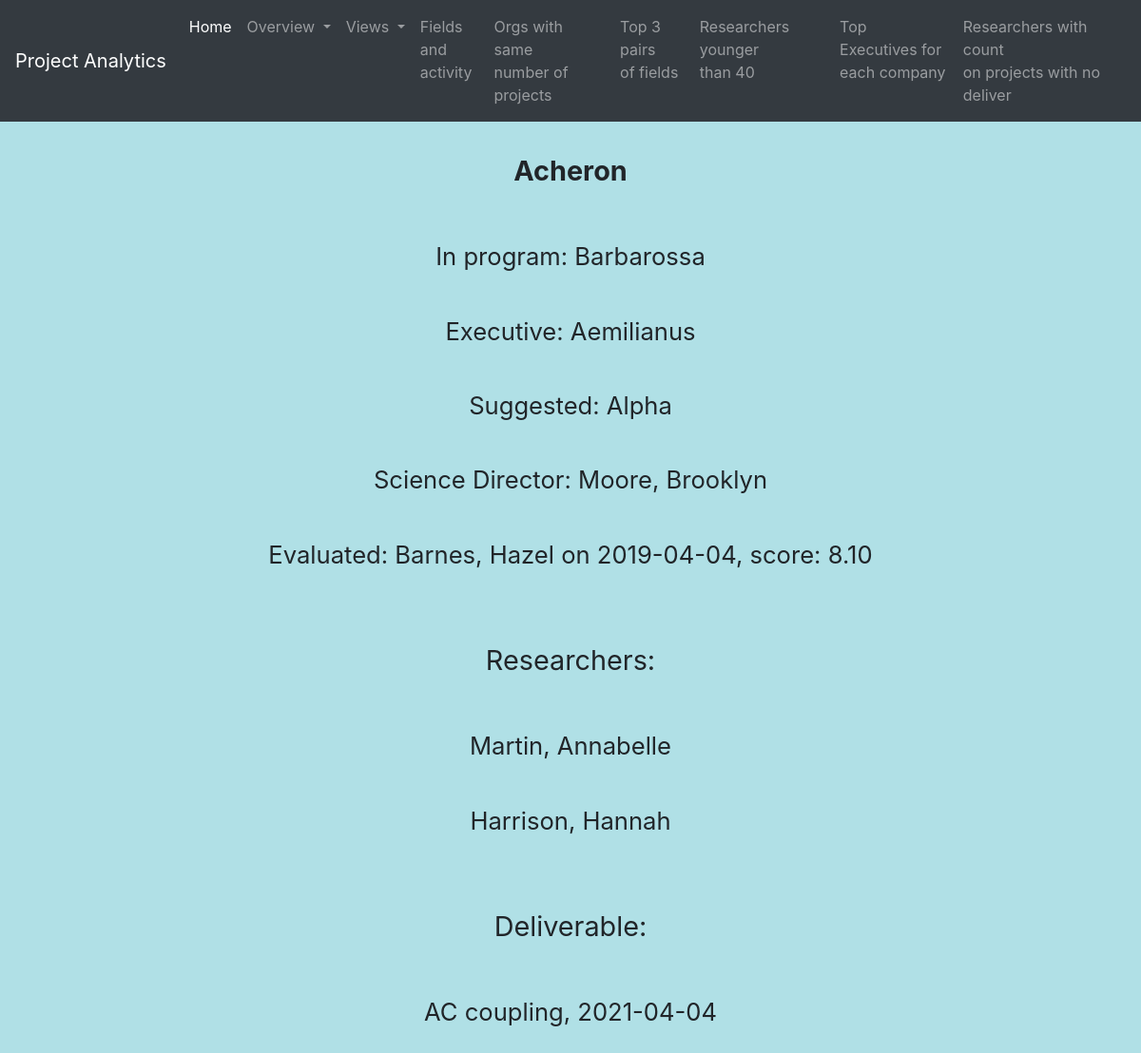
The app's page /frontend/see_project.php?varname1=1 with its own data.
### tables this page shows
CREATE TABLE IF NOT EXISTS `project` (
  `project_id` INT NOT NULL AUTO_INCREMENT,
  `title` VARCHAR(64) NOT NULL,
  `summary` VARCHAR(128) NOT NULL,
  `amount` DOUBLE NOT NULL,
  `starting_date` DATE NOT NULL,
  `finish_date` DATE NOT NULL,
  `duration` SMALLINT(4) NULL,
  PRIMARY KEY (`project_id`),
  INDEX `index_fin` (`finish_date` ASC) INVISIBLE,
  INDEX `index_am` (`amount` ASC) VISIBLE,
  UNIQUE INDEX `project_id_UNIQUE` (`project_id` ASC) VISIBLE);

CREATE TABLE IF NOT EXISTS `program` (
  `program_id` INT NOT NULL AUTO_INCREMENT,
  `prog_name` VARCHAR(40) NOT NULL,
  `address` VARCHAR(80) NOT NULL,
  PRIMARY KEY (`program_id`),
  UNIQUE INDEX `program_id_UNIQUE` (`program_id` ASC) VISIBLE);

CREATE TABLE IF NOT EXISTS `executive` (
  `executive_id` INT NOT NULL AUTO_INCREMENT,
  `exec_name` VARCHAR(40) NOT NULL,
  PRIMARY KEY (`executive_id`),
  UNIQUE INDEX `executive_id_UNIQUE` (`executive_id` ASC) VISIBLE);

CREATE TABLE IF NOT EXISTS `organisation` (
  `organisation_id` INT NOT NULL AUTO_INCREMENT,
  `org_name` VARCHAR(40) NOT NULL,
  `abbreviation` VARCHAR(10) NOT NULL,
  `address` VARCHAR(80) NOT NULL,
  `postal_code` MEDIUMINT(3) NOT NULL,
  `city` VARCHAR(20) NOT NULL,
  `organisation_type` ENUM('research center', 'university', 'company') NOT NULL,
  PRIMARY KEY (`organisation_id`),
  UNIQUE INDEX `organisation_id_UNIQUE` (`organisation_id` ASC) VISIBLE);

CREATE TABLE IF NOT EXISTS `researcher` (
  `researcher_id` INT NOT NULL AUTO_INCREMENT,
  `first_name` VARCHAR(32) NOT NULL,
  `surname` VARCHAR(32) NOT NULL,
  `sex` ENUM('male', 'female') NOT NULL,
  `date_of_birth` DATE NOT NULL,
  `age` SMALLINT(3) NULL,
  PRIMARY KEY (`researcher_id`),
  INDEX `index_dob` (`date_of_birth` ASC) INVISIBLE,
  INDEX `index_age` (`age` ASC) VISIBLE,
  UNIQUE INDEX `researcher_id_UNIQUE` (`researcher_id` ASC) VISIBLE);

CREATE TABLE IF NOT EXISTS `evaluation` (
  `eval_project_id` INT NOT NULL,
  `eval_researcher_id` INT NOT NULL,
  `date_of_eval` DATE NOT NULL,
  `score` DECIMAL(5,2) NOT NULL,
  PRIMARY KEY (`eval_project_id`, `eval_researcher_id`),
  INDEX `researcher_id_idx` (`eval_researcher_id` ASC) VISIBLE,
  CONSTRAINT `eval_project_id`
    FOREIGN KEY (`eval_project_id`)
    REFERENCES `project` (`project_id`)
    ON DELETE CASCADE
    ON UPDATE CASCADE,
  CONSTRAINT `eval_researcher_id`
    FOREIGN KEY (`eval_researcher_id`)
    REFERENCES `researcher` (`researcher_id`)
    ON DELETE CASCADE
    ON UPDATE CASCADE);

CREATE TABLE IF NOT EXISTS `deliverable` (
  `deliverable_id` INT NOT NULL,
  `project_id` INT NOT NULL,
  `title` VARCHAR(64) NOT NULL,
  `summary` VARCHAR(128) NOT NULL,
  `date_of_deliver` DATE NOT NULL,
  PRIMARY KEY (`project_id`, `deliverable_id`),
  UNIQUE INDEX `deliverable_id_UNIQUE` (`deliverable_id` ASC) VISIBLE,
  CONSTRAINT `project_id`
    FOREIGN KEY (`project_id`)
    REFERENCES `project` (`project_id`)
    ON DELETE CASCADE
    ON UPDATE CASCADE);

### frontend/see_project.php (the view, shortened to what this page needs)
<!DOCTYPE html>
<html lang="en">
<head>
    <link rel="stylesheet" href="https://cdn.jsdelivr.net/npm/bootstrap@4.5.3/dist/css/bootstrap.min.css">
</head>
<body style="background-color:powderblue;">
    <?php include('navbar.php');?>
    <table class="table table-hover table-success table-striped table-borderless">
        <?php
        $host = "127.0.0.1";
        $port = 3308;
        $socket = "";
        $user = "root";
        $password = "Account_attempt56!";
        $dbname = "mydb";
        $conn = new mysqli($host, $user, $password, $dbname, $port, $socket)
            or die('Could not connect to the database server' . mysqli_connect_error());
		if(!empty($_GET['varname1'])){
			$project_id = $_GET['varname1'];
		}
        $quer = 'SELECT title, prog_name FROM project inner join licensing on project_id = licensing_project_id inner join program on licensing_program_id = program_id where project_id = '.$project_id.';';
        $res = mysqli_query($conn, $quer);
        if (mysqli_num_rows($res) == 0) {
            echo "<h4>There are no projects</h4>";
        } else {
			while ($tuple = mysqli_fetch_assoc($res)) {
				echo "<p style=\"text-align:center; margin-top:30px; margin-bottom:50px; font-weight: bold; font-size: 1.8em \">  ".$tuple['title']." </p>";
				echo "<p style=\"text-align:center; margin-top:40px; margin-bottom:40px; font-size: 1.6em \">  In program: ".$tuple['prog_name']." </p>";
			}
		}
		$quer = 'SELECT exec_name FROM project inner join administration_ex on project_id = administrationex_project_id inner join executive on administrationex_executive_id = executive_id where project_id = '.$project_id.';';
		$res = mysqli_query($conn, $quer);
		if (mysqli_num_rows($res) > 0) {
			while ($tuple = mysqli_fetch_assoc($res)) {
				echo "<p style=\"text-align:center; margin-top:40px; margin-bottom:40px; font-size: 1.6em \"> Executive: ".$tuple['exec_name']." </p>";
		   }
		}
		$quer = 'SELECT org_name FROM project inner join administration on project_id = administration_project_id inner join organisation on administration_organisation_id = organisation_id where project_id = '.$project_id.';';
		$res = mysqli_query($conn, $quer);
		if (mysqli_num_rows($res) > 0) {
			while ($tuple = mysqli_fetch_assoc($res)) {
				echo "<p style=\"text-align:center; margin-top:40px; margin-bottom:40px; font-size: 1.6em \"> Suggested: ".$tuple['org_name']." </p>";
		   }
		}
		$quer = 'SELECT first_name,surname FROM project inner join science_director on project_id = dir_project_id inner join researcher on dir_researcher_id = researcher_id where project_id = '.$project_id.';';
		$res = mysqli_query($conn, $quer);
		if (mysqli_num_rows($res) > 0) {
			while ($tuple = mysqli_fetch_assoc($res)) {
				echo "<p style=\"text-align:center; margin-top:40px; margin-bottom:40px; font-size: 1.6em \"> Science Director: ".$tuple['surname'].", " .$tuple['first_name'] . "</p>";
		   }
		}
		$quer = 'SELECT first_name,surname, date_of_eval, score FROM project inner join evaluation on eval_project_id = project_id inner join researcher on researcher_id = eval_researcher_id where project_id = '.$project_id.';';
		$res = mysqli_query($conn, $quer);
		if (mysqli_num_rows($res) > 0) {
			while ($tuple = mysqli_fetch_assoc($res)) {
				echo "<p style=\"text-align:center; margin-top:40px; margin-bottom:40px; font-size: 1.6em \"> Evaluated: ".$tuple['surname'].", " .$tuple['first_name'] . " on " .$tuple['date_of_eval'] .", score: " .$tuple['score']. "</p>";
		   }
		}
		$quer = 'SELECT first_name,surname FROM project inner join works_on on project_id = workson_project_id inner join researcher on workson_researcher_id = researcher_id where project_id = '.$project_id.';';
		$res = mysqli_query($conn, $quer);
		if (mysqli_num_rows($res) > 0) {
			echo "<p style=\"text-align:center; margin-top:70px; margin-bottom:50px; font-size: 1.8em \"> Researchers: </p>";
			while ($tuple = mysqli_fetch_assoc($res)) {
				echo "<p style=\"text-align:center; margin-top:40px; margin-bottom:40px; font-size: 1.6em \"> ".$tuple['surname'].", " .$tuple['first_name']. "</p>";
		   }
		}
		$quer = 'SELECT del.title as titel, date_of_deliver FROM project as p  inner join deliverable as del on del.project_id = p.project_id where p.project_id = '.$project_id.';';
		$res = mysqli_query($conn, $quer);
		if (mysqli_num_rows($res) > 0) {
			echo "<p style=\"text-align:center; margin-top:70px; margin-bottom:50px; font-size: 1.8em \"> Deliverable: </p>";
			while ($tuple = mysqli_fetch_assoc($res)) {
				echo "<p style=\"text-align:center; margin-top:20px; margin-bottom:20px; font-size: 1.6em \"> ".$tuple['titel'].", " .$tuple['date_of_deliver']. "</p>";
		   }
		}
        ?>
    </table>
</body>
</html>

### records on screen
project: title "Acheron", program.prog_name "Barbarossa"
executive: exec_name "Aemilianus"
organisation: org_name "Alpha"
researcher: surname "Moore", first_name "Brooklyn"
evaluation: eval_researcher.surname "Barnes", eval_researcher.first_name "Hazel", date_of_eval "2019-04-04", score "8.10"
researcher: surname "Martin", first_name "Annabelle"
researcher: surname "Harrison", first_name "Hannah"
deliverable: title "AC coupling", date_of_deliver "2021-04-04"
